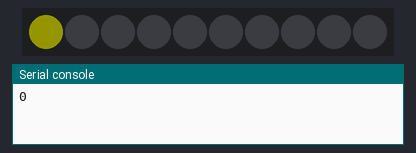
Simulated run of this program. Board: MicroPython board. On the bench: 10 RGB LEDs in strip order, left to right, the last lines printed to the serial console. Dim RGB values are drawn brighter than linear.

Above: at 0.05 s.
At 0.55 s:
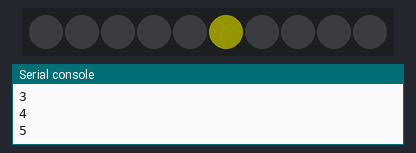
At 1.0 s:
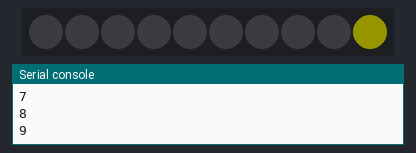
At 1.35 s:
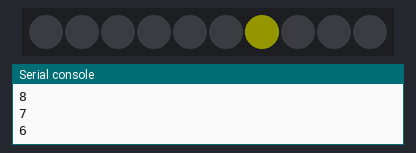
At 1.75 s:
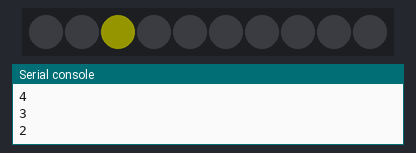
At 2.36 s:
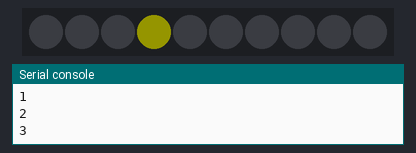

Measured:
- by itself, everything shown: repeats every 2.0 s, in 18 steps

The program:

lauflicht_hin_zurueck.py
```python
from machine import Pin
from neopixel import NeoPixel
from time import sleep

pin = Pin(4, Pin.OUT)
np = NeoPixel(pin, 10)
color_off = (0,0,0)
color_on = (20,20,0)

ledCount = len(np)
iLed = 0

while True:
    for i in range(0, 2*ledCount):
        np[iLed] = color_off

        iLed = i
        if iLed >= ledCount:
            iLed = 2*ledCount - i - 1

        print(iLed)

        np[iLed] = color_on
        np.write()
        sleep(0.1)
```
